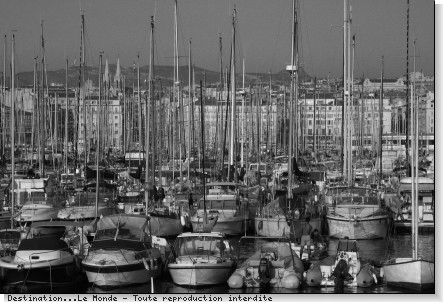
#> input picture TME2/img/port.jpg, 443 x 302 px, given in place of son.png, which was not available
$ jupyter execute --allow-errors TME2.ipynb   (text cells are left out)
#> lines starting #> are read from the running program, lines starting #| are printed output that depends on the picture; pictures that were not available may be replaced by others from this repository, and a replacement may not be noted
[cell 1]
import numpy as np
from numpy.fft import fft2,fftshift
from PIL import Image

son = np.array(Image.open('img/son.png'))
#> son is the input picture: shape (302, 443); min 0, max 255, mean 100.6
sonrot = np.array(Image.open('img/sonrot.png'))
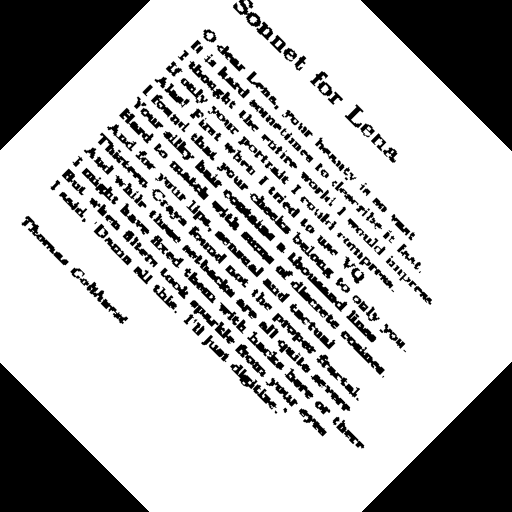
#> input picture TME2/img/sonrot.png, 512 x 512 px
#> sonrot is the input picture: shape (512, 512); min 0, max 255, mean 187.4

[cell 2]
def computeFT(I):
    """ Array -> Array[complex] """
    return np.fft.fft2(I)

def toVisualizeFT(If):
    """ Array[complex] -> Array[float] """
    return np.fft.fftshift(If)

def toVisualizeLogFT(If):
    """ Array[complex] -> Array[float] """
    return np.fft.fftshift(np.log(1 + np.abs(If)))
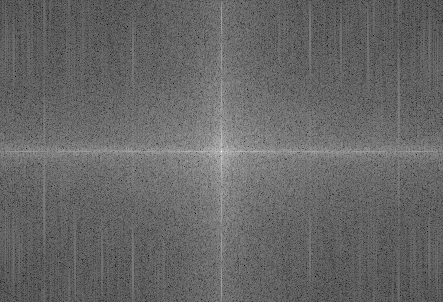
#> returned value: shape (302, 443) float64; min 3.03, max 16.42, mean 8.46; drawn with min black and max white
#> in toVisualizeLogFT (call 2), `return np.fft.fftshift(np.log(1 + np.abs(If)))`:
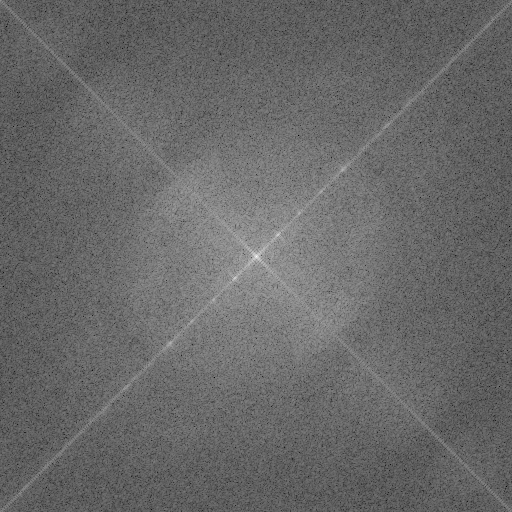
#> returned value: shape (512, 512) float64; min 3.09, max 17.71, mean 9.1; drawn with min black and max white

[cell 3]
#From TME1
def thresholdImage(I,s):
    """ Array*int -> Array """
    J = I.copy()
    J[J<s] = 0
    J[J>=s] = 255
    return J

[cell 4]
import matplotlib.pyplot as plt

# your code below

#compute the Fourier transform of `son` and `sonrot`
sonF = computeFT(son)
sonrotF = computeFT(sonrot)

#compute and display the module using a logarithmic scale
sonF1 = toVisualizeLogFT(sonF)
sonrotF1 = toVisualizeLogFT(sonrotF)

#threshold the module with a parameter of  1.105
sonF_thresh = thresholdImage(sonF, 1.105)
sonrotF_thresh = thresholdImage(sonrotF,1.105)

#compute and display the module using a logarithmic scale
sonF2 = toVisualizeLogFT(sonF_thresh)
#> in toVisualizeLogFT (call 3), `return np.fft.fftshift(np.log(1 + np.abs(If)))`:
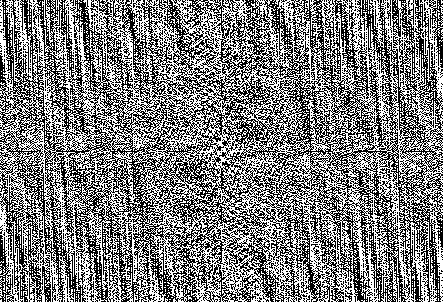
#> returned value: shape (302, 443) float64; values 0 (black) and 5.55 (white), 49.8% white in thin lines or dots
sonrotF2 = toVisualizeLogFT(sonrotF_thresh)
#> in toVisualizeLogFT (call 4), `return np.fft.fftshift(np.log(1 + np.abs(If)))`:
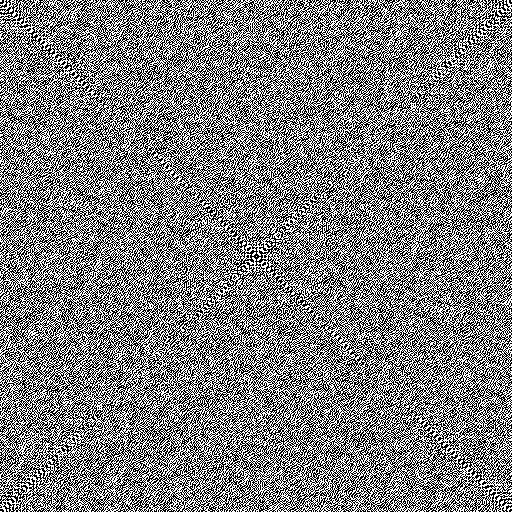
#> returned value: shape (512, 512) float64; values 0 (black) and 5.55 (white), 50.1% white; black in thin lines or dots
